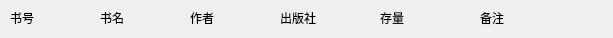
<?xml version="1.0" encoding="UTF-8"?>
<ui version="4.0">
 <class>itemform3</class>
 <widget class="QWidget" name="itemform3">
  <property name="geometry">
   <rect>
    <x>0</x>
    <y>0</y>
    <width>613</width>
    <height>38</height>
   </rect>
  </property>
  <property name="windowTitle">
   <string>Form</string>
  </property>
  <widget class="QLabel" name="label">
   <property name="geometry">
    <rect>
     <x>10</x>
     <y>10</y>
     <width>72</width>
     <height>15</height>
    </rect>
   </property>
   <property name="text">
    <string>书号</string>
   </property>
  </widget>
  <widget class="QLabel" name="label_2">
   <property name="geometry">
    <rect>
     <x>100</x>
     <y>10</y>
     <width>72</width>
     <height>15</height>
    </rect>
   </property>
   <property name="text">
    <string>书名</string>
   </property>
  </widget>
  <widget class="QLabel" name="label_3">
   <property name="geometry">
    <rect>
     <x>190</x>
     <y>10</y>
     <width>72</width>
     <height>15</height>
    </rect>
   </property>
   <property name="text">
    <string>作者</string>
   </property>
  </widget>
  <widget class="QLabel" name="label_4">
   <property name="geometry">
    <rect>
     <x>280</x>
     <y>10</y>
     <width>72</width>
     <height>15</height>
    </rect>
   </property>
   <property name="text">
    <string>出版社</string>
   </property>
  </widget>
  <widget class="QLabel" name="label_5">
   <property name="geometry">
    <rect>
     <x>380</x>
     <y>10</y>
     <width>72</width>
     <height>15</height>
    </rect>
   </property>
   <property name="text">
    <string>存量</string>
   </property>
  </widget>
  <widget class="QLabel" name="label_6">
   <property name="geometry">
    <rect>
     <x>480</x>
     <y>10</y>
     <width>72</width>
     <height>15</height>
    </rect>
   </property>
   <property name="text">
    <string>备注</string>
   </property>
  </widget>
 </widget>
 <resources/>
 <connections/>
</ui>
